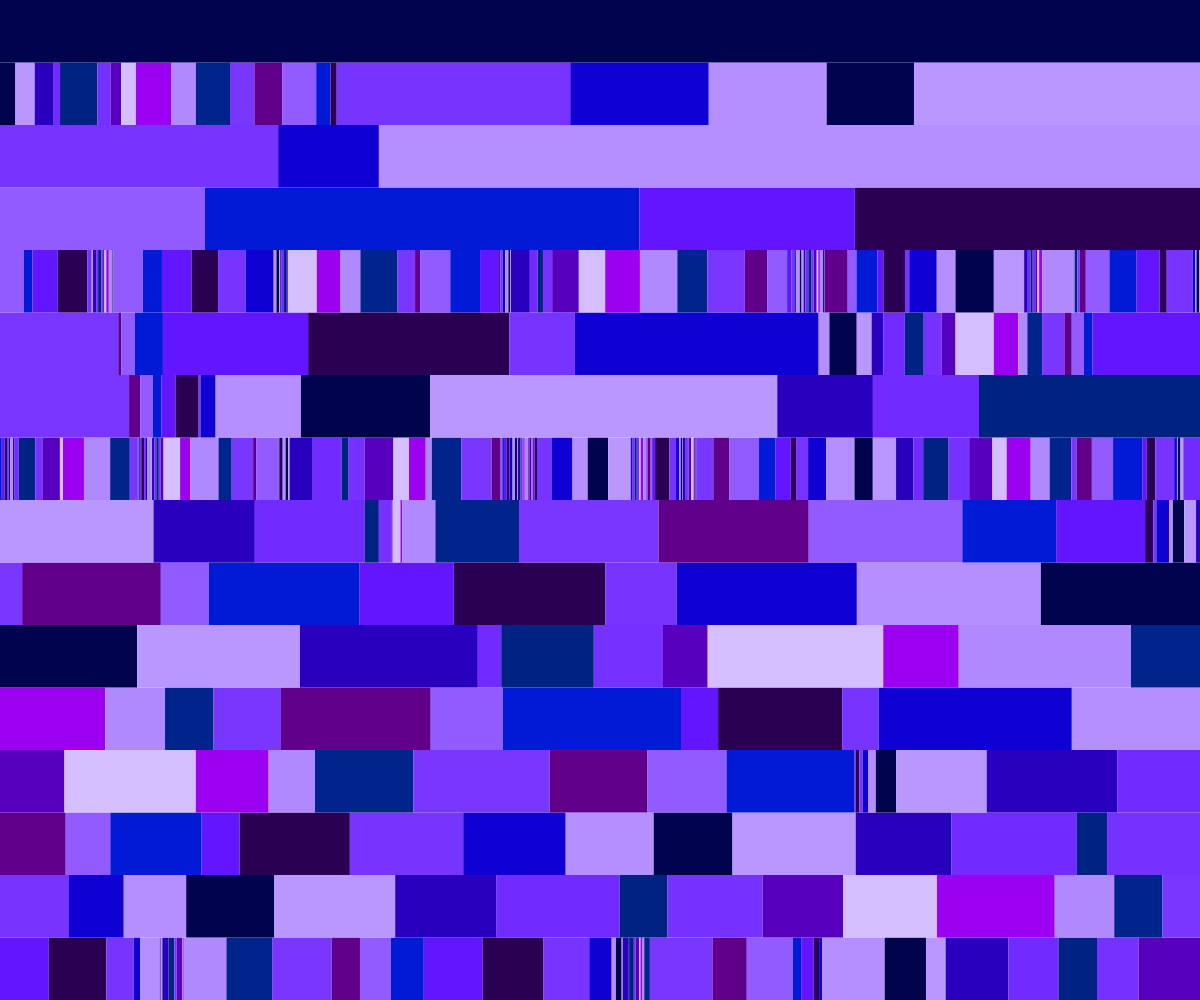
Frame 1 (no input)
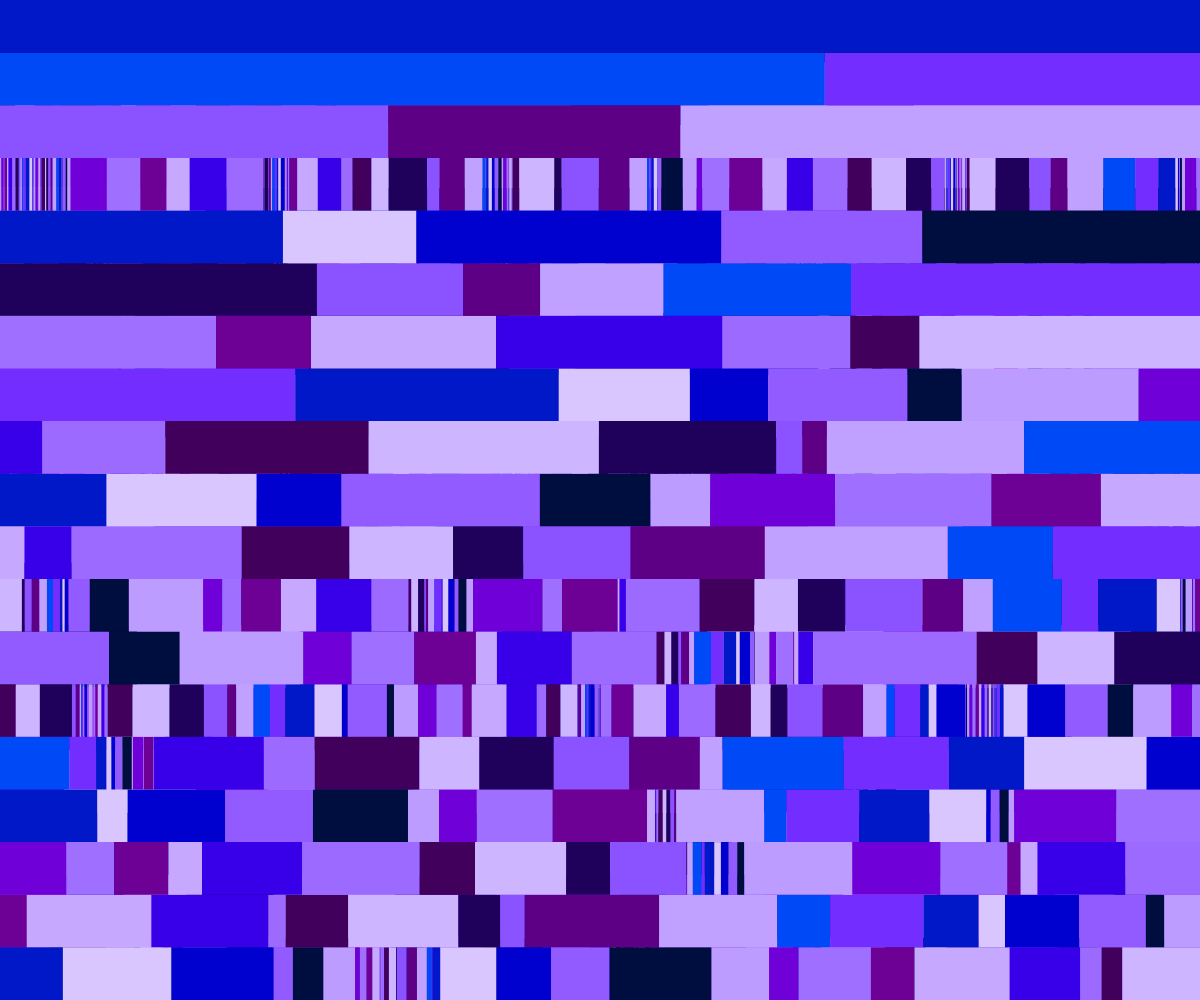
Frame 2 (the mouse pressed at the canvas centre, redrawn once)

The p5.js sketch that drew these frames (run headless with seeded random() and noise() and a simulated clock; the mouse was pressed at the canvas centre and the sketch redrawn once):

// p5.js sketch
// ── sketch.js
'use strict';

var colorCount = 20;
var hueValues = [];
var saturationValues = [];
var brightnessValues = [];

function setup() {
  createCanvas(windowWidth, windowHeight);
  colorMode(HSB, 360, 100, 100);
  noStroke();
}

function draw() {
  noLoop();
  for (var i = 0; i < colorCount; i++) {
    if (i % 2 == 0) {
      hueValues[i] = random(220, 290);
      saturationValues[i] = 100;
      brightnessValues[i] = random(15, 100);
    } else {
      hueValues[i] = 260;
      saturationValues[i] = random(20, 100);
      brightnessValues[i] = 100;
    }
  }
  var counter = 0;
  // tile count picks an integer value between 5 and 30 to determine how many rows are created
  // tile height determines the height of the tiles depending on the number of rows
  var tileCountY = int(random(5,30));
  var tileHeight = height / tileCountY;

  // seperate each row in parts
  for (var gridY = tileCountY; gridY >= 0; gridY--) {
    // how many rectangles in each row depends on the tileCountY value plus 1.
    var numRect = gridY + 1;
    var parts = [];

    // if random is less than 0.05 create fragments to fill up the parts array
    for (var i = 0; i < numRect; i++) {
      if (random() < 0.075) {
        var fragments = int(random(2, 20));
        numRect += fragments;
        for (var ii = 0; ii < fragments; ii++) {
          parts.push(random(2));
        }
      } else {
        parts.push(random(2, 20));
      }
    }

    // add all the parts from the parts array together to get the total
    var totalParts = 0;
    for (var j = 0; j < numRect; j++) {
      totalParts += parts[j];
    }

    // draw rects for each row depending on the value of the parts array
    var currentParts = 0;
    for (var gridX = 0; gridX < parts.length; gridX++) {

      var posX = map(currentParts, 0, totalParts, 0, width);
      var posY = tileHeight * gridY;
      // the width of the rectangle goes in the negative direction from the posX
      // it doesn't exceed the width of the canvas
      var w = map(parts[gridX], 0, totalParts, 0, width);
      var index = counter % colorCount;
      var col = color(hueValues[index], saturationValues[index], brightnessValues[index]);
      fill(col);
      rect(posX, posY, w, tileHeight);
      currentParts += parts[gridX];
      counter++;
    }
  }
}
